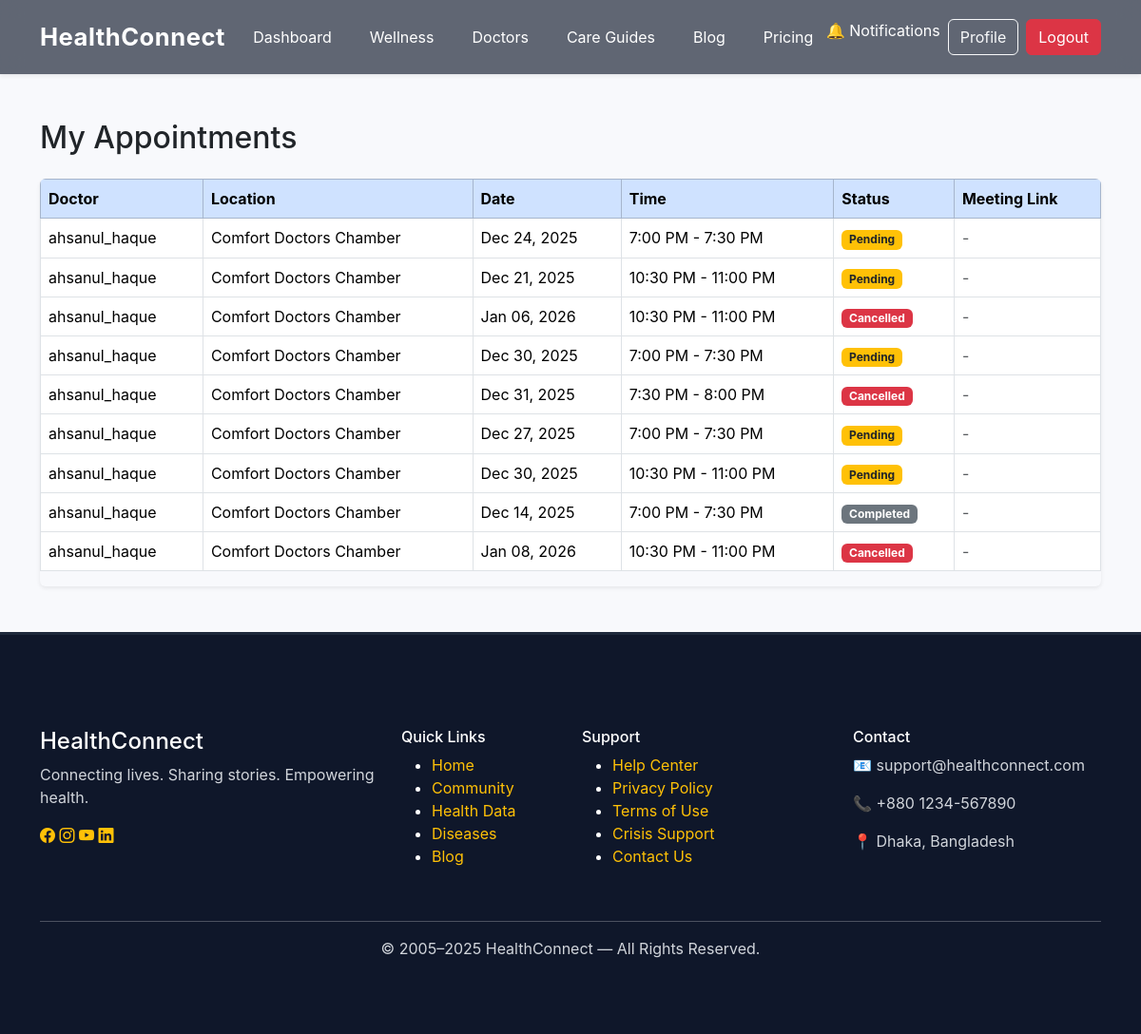
/appointments/patient/appointments/ (signed in), run on an earlier commit of the app's database.
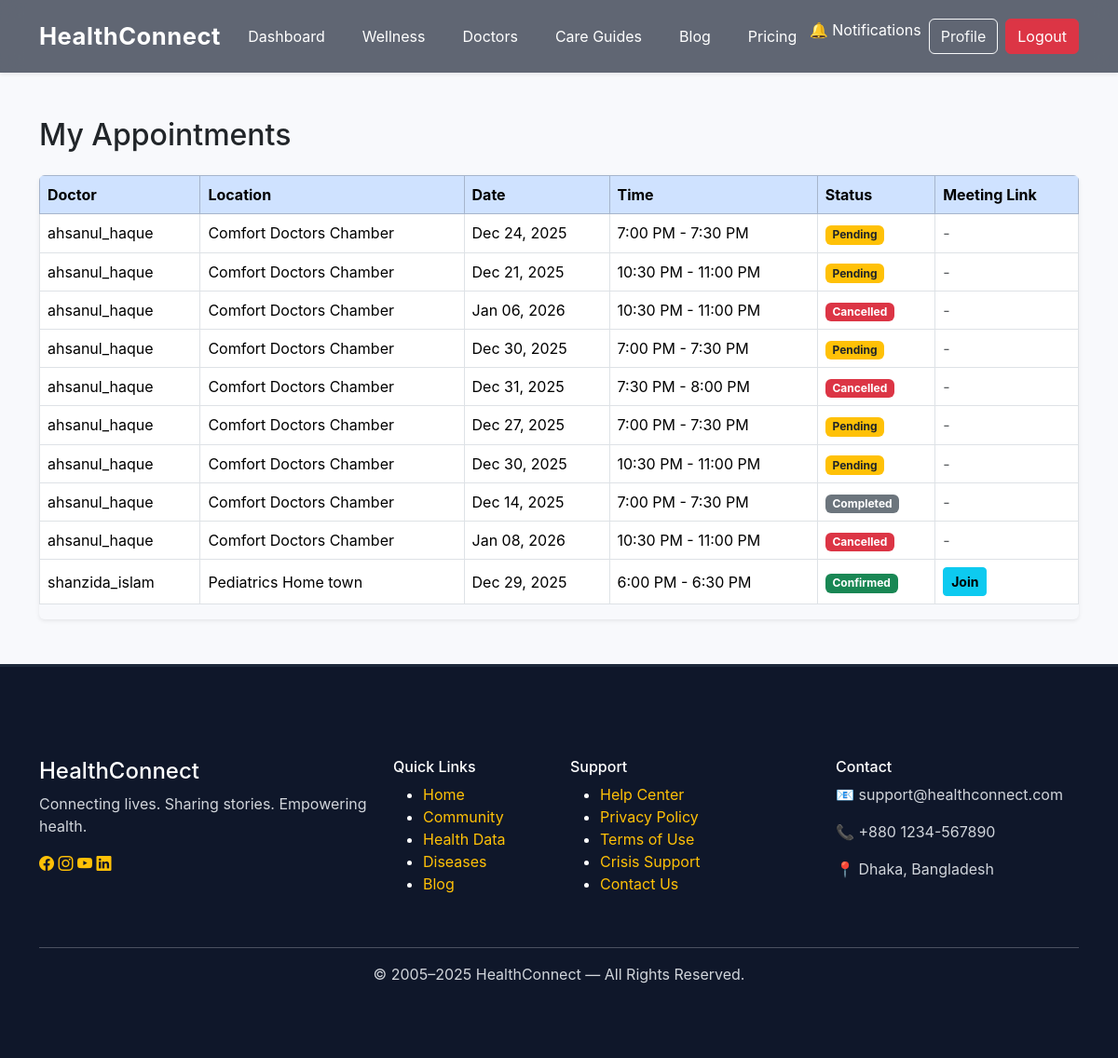
And on a later commit of the database.
### appointments/models.py (models this page shows, shortened)
class Appointment(models.Model):
    patient = models.ForeignKey(CustomUser, on_delete=models.CASCADE, related_name="appointments")
    doctor = models.ForeignKey(CustomUser, on_delete=models.CASCADE, related_name="doctor_appointments")
    location = models.ForeignKey(DoctorLocation, on_delete=models.CASCADE)
    date = models.DateField()
    start_time = models.TimeField()
    end_time = models.TimeField()
    status = models.CharField(max_length=20, choices=APPOINTMENT_STATUS, default="pending")
    notes = models.TextField(blank=True, null=True)
    meeting_link = models.URLField(blank=True, null=True)
    created_at = models.DateTimeField(default=timezone.now)
    class Meta:
        unique_together = ("doctor", "location", "date", "start_time")

class DoctorLocation(models.Model):
    APPOINTMENT_TYPE = (
        ("offline", "Offline"),
        ("online", "Online"),
        ("both", "Online & Offline"),
    )
    doctor = models.ForeignKey(
        settings.AUTH_USER_MODEL,
        on_delete=models.CASCADE,
        related_name="doctor_locations"
    )
    name = models.CharField(max_length=150)
    address = models.TextField()
    days = models.CharField(max_length=100, help_text="Sun,Tue,Thu")
    start_time = models.TimeField()
    end_time = models.TimeField()
    appointment_type = models.CharField(max_length=20, choices=APPOINTMENT_TYPE)

### accounts/models.py (models this page shows, shortened)
class CustomUser(AbstractUser):
    role = models.CharField(
        max_length=20,
        choices=ROLE_CHOICES,
        default="patient"
    )
    doctor_license = models.CharField(
        max_length=50,
        blank=True,
        null=True
    )
    specialization = models.ManyToManyField(
        "Specialization",
        blank=True,
        help_text="Only for doctors"
    )
    hospital_name = models.CharField(
        max_length=150,
        blank=True,
        null=True
    )
    profile_pic = models.ImageField(
        upload_to="profiles/",
        blank=True,
        null=True
    )
    token_id = models.CharField(
        max_length=12,   # Adjust for future growth
        unique=True,
        blank=True,
        editable=False
    )

### appointments/views.py (the view)
# urls.py: path("patient/appointments/", views.my_appointments, name="my_appointments"),
@login_required
def my_appointments(request):
    appointments = request.user.appointments.order_by('-created_at')
    return render(request, 'appointments/my_appointments.html', {'appointments': appointments})

### blog/context_processors.py (called while the page is built)
def unread_notifications(request):
    if request.user.is_authenticated:
        return {
            "unread_count": request.user.notifications.filter(is_read=False).count()
        }
    return {"unread_count": 0}

### appointments/templates/appointments/my_appointments.html
{% extends "base.html" %}
{% block content %}
<div class="container py-5">
  <h2 class="mb-4">My Appointments</h2>
  {% if appointments %}
    <div class="table-responsive shadow-sm rounded">
      <table class="table table-hover table-bordered align-middle">
        <thead class="table-primary">
          <tr>
            <th>Doctor</th>
            <th>Location</th>
            <th>Date</th>
            <th>Time</th>
            <th>Status</th>
            <th>Meeting Link</th>
          </tr>
        </thead>
        <tbody>
          {% for appt in appointments %}
          <tr>
            <td>{{ appt.doctor.username }}</td>
            <td>{{ appt.location.name }}</td>
            <td>{{ appt.date|date:"M d, Y" }}</td>
            <td>{{ appt.start_time|time:"g:i A" }} - {{ appt.end_time|time:"g:i A" }}</td>
            <td>
              {% if appt.status == "pending" %}
                <span class="badge bg-warning text-dark">Pending</span>
              {% elif appt.status == "confirmed" %}
                <span class="badge bg-success">Confirmed</span>
              {% elif appt.status == "completed" %}
                <span class="badge bg-secondary">Completed</span>
              {% else %}
                <span class="badge bg-danger">Cancelled</span>
              {% endif %}
            </td>
            <td>
              {% if appt.meeting_link and appt.status == "confirmed" %}
                <a href="{{ appt.meeting_link }}" target="_blank" class="btn btn-sm btn-info fw-bold">Join</a>
              {% else %}
                <span class="text-muted">-</span>
              {% endif %}
            </td>
          </tr>
          {% endfor %}
        </tbody>
      </table>
    </div>
  {% else %}
    <div class="alert alert-info mt-3">
      You have no appointments yet.
    </div>
  {% endif %}
</div>
{% endblock %}

### templates/base.html (shortened to what this page needs)
{% load static %}
{% load crispy_forms_tags %}
<!DOCTYPE html>
<html lang="en">
<head>
<link href="https://cdn.jsdelivr.net/npm/bootstrap@5.3.3/dist/css/bootstrap.min.css" rel="stylesheet">
<link rel="stylesheet" href="https://cdn.jsdelivr.net/npm/bootstrap-icons@1.11.3/font/bootstrap-icons.min.css">
<link rel="stylesheet"
href="https://cdn.jsdelivr.net/npm/bootstrap-icons@1.10.5/font/bootstrap-icons.css">
<link rel="stylesheet" href="{% static 'css/style.css' %}">
<link rel="stylesheet" href="{% static 'css/pricing.css' %}">
<link rel="stylesheet" href="{% static 'css/profile.css' %}">
</head>
<body style="padding-top: 78px;">
<nav class="navbar navbar-expand-lg modern-nav fixed-top shadow-sm">
  <div class="container">
    <a class="navbar-brand fw-bold text-white" href="/">HealthConnect</a>
    <div class="collapse navbar-collapse justify-content-center" id="navbarNav">
      <ul class="navbar-nav gap-4 fs-6">
        <li class="nav-item"><a class="nav-link text-white nav-hover" href="/">Dashboard</a></li>
        <li class="nav-item"><a class="nav-link text-white nav-hover" href="{% url 'healthPage' %}">Wellness</a></li>
        <li class="nav-item"><a class="nav-link text-white nav-hover" href="{% url 'doctor_list' %}">Doctors</a></li>
        <li class="nav-item"><a class="nav-link text-white nav-hover" href="{% url 'treatmentPage' %}">Care Guides</a>
        </li>
        <li class="nav-item"><a class="nav-link text-white nav-hover" href="{% url 'blog_list' %}">Blog</a></li>
        <li class="nav-item"><a class="nav-link text-white nav-hover" href="{% url 'subscription_plans' %}">Pricing</a></li>
      </ul>
    </div>
   <div class="d-flex gap-2 ">
  {% if request.user.is_authenticated %}
  <a href="{% url 'notifications' %}" class="nav-link position-relative text-white">
    🔔 Notifications
  </a>
  <a href="{% url 'profile' %}" class="btn btn-outline-light">Profile</a>
  <a href="{% url 'logout' %}" class="btn btn-danger">Logout</a>
{% else %}
  <a href="{% url 'login' %}" class="btn btn-outline-light">Sign in</a>
  <a href="{% url 'signup' %}" class="btn btn-outline-light">Join now</a>
{% endif %}
</div>
  </div>
</nav>
{% block content %}{% endblock content %}
<footer class="hc-footer">
  <div class="container py-5">
    <div class="row">
      <div class="col-md-4 mb-4">
        <h4 class="hc-brand">HealthConnect</h4>
        <p class="hc-desc">Connecting lives. Sharing stories. Empowering health.</p>
        <div class="hc-social mt-3">
          <a href="#"><i class="bi bi-facebook"></i></a>
          <a href="#"><i class="bi bi-instagram"></i></a>
          <a href="#"><i class="bi bi-youtube"></i></a>
          <a href="#"><i class="bi bi-linkedin"></i></a>
        </div>
      </div>
      <div class="col-md-2 mb-4">
        <h6 class="hc-title">Quick Links</h6>
        <ul class="hc-list">
          <li><a href="#">Home</a></li>
          <li><a href="#">Community</a></li>
          <li><a href="#">Health Data</a></li>
          <li><a href="#">Diseases</a></li>
          <li><a href="#">Blog</a></li>
        </ul>
      </div>
      <div class="col-md-3 mb-4">
        <h6 class="hc-title">Support</h6>
        <ul class="hc-list">
          <li><a href="#">Help Center</a></li>
          <li><a href="#">Privacy Policy</a></li>
          <li><a href="#">Terms of Use</a></li>
          <li><a href="#">Crisis Support</a></li>
          <li><a href="#">Contact Us</a></li>
        </ul>
      </div>
      <div class="col-md-3 mb-4">
        <h6 class="hc-title">Contact</h6>
        <p class="hc-text">📧 support@healthconnect.com</p>
        <p class="hc-text">📞 +880 1234-567890</p>
        <p class="hc-text">📍 Dhaka, Bangladesh</p>
      </div>
    </div>
    <hr class="hc-line">
    <p class="hc-copy text-center mb-0">
      © 2005–2025 HealthConnect — All Rights Reserved.
    </p>
  </div>
</footer>
</body>
</html>

### static/css/style.css (style rules this page uses)
body { font-family: 'Inter', sans-serif; background: #f8f9fc; margin: 0; padding: 0; }
* { transition: 0.3s ease; }
.modern-nav { background: rgba(15, 23, 42, 0.65); backdrop-filter: blur(12px); padding: 15px 0; }
.navbar-brand { font-size: 1.6rem; letter-spacing: 0.5px; }
footer.hc-footer { background-color: #0f172a; color: #ffffff; padding-top: 50px; padding-bottom: 30px; border-top: 3px solid #1e293b; }
footer.hc-footer a { color: #ffc107; text-decoration: none; }
footer.hc-footer h4, footer.hc-footer h6 { color: #ffffff; }
footer.hc-footer .hc-social a { color: #ffc107; transition: 0.3s; }
footer.hc-footer p { color: #d1d5db; }

What changed in the data, as far as the page shows it:
added Appointment: doctor.username "shanzida_islam", location.name "Pediatrics Home town", date "Dec 29, 2025", start_time "6:00 PM", end_time "6:30 PM", status "Confirmed"
